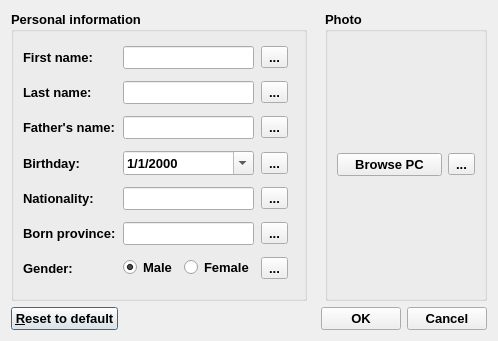
<?xml version="1.0" encoding="UTF-8"?>
<ui version="4.0">
 <class>InfoEditor</class>
 <widget class="QDialog" name="InfoEditor">
  <property name="geometry">
   <rect>
    <x>0</x>
    <y>0</y>
    <width>498</width>
    <height>341</height>
   </rect>
  </property>
  <property name="font">
   <font>
    <pointsize>10</pointsize>
    <bold>true</bold>
   </font>
  </property>
  <property name="windowTitle">
   <string/>
  </property>
  <layout class="QGridLayout" name="gridLayout_2">
   <item row="0" column="0">
    <widget class="QGroupBox" name="groupBoxInformation">
     <property name="sizePolicy">
      <sizepolicy hsizetype="MinimumExpanding" vsizetype="MinimumExpanding">
       <horstretch>0</horstretch>
       <verstretch>0</verstretch>
      </sizepolicy>
     </property>
     <property name="title">
      <string>Personal information</string>
     </property>
     <layout class="QGridLayout" name="layoutInformation" rowstretch="0,0,0,0,0,0,0,0">
      <property name="sizeConstraint">
       <enum>QLayout::SetNoConstraint</enum>
      </property>
      <property name="spacing">
       <number>7</number>
      </property>
      <item row="4" column="0">
       <widget class="QLabel" name="labelNationality">
        <property name="sizePolicy">
         <sizepolicy hsizetype="MinimumExpanding" vsizetype="Preferred">
          <horstretch>0</horstretch>
          <verstretch>0</verstretch>
         </sizepolicy>
        </property>
        <property name="text">
         <string>Nationality:</string>
        </property>
        <property name="buddy">
         <cstring>containerNationality</cstring>
        </property>
       </widget>
      </item>
      <item row="1" column="2">
       <widget class="QToolButton" name="buttonResetLastName">
        <property name="text">
         <string>...</string>
        </property>
        <property name="icon">
         <iconset resource="icons/resource.qrc">
          <normaloff>:/icons/reset.png</normaloff>:/icons/reset.png</iconset>
        </property>
        <property name="iconSize">
         <size>
          <width>24</width>
          <height>24</height>
         </size>
        </property>
       </widget>
      </item>
      <item row="2" column="0">
       <widget class="QLabel" name="labelFatherName">
        <property name="sizePolicy">
         <sizepolicy hsizetype="MinimumExpanding" vsizetype="Preferred">
          <horstretch>0</horstretch>
          <verstretch>0</verstretch>
         </sizepolicy>
        </property>
        <property name="text">
         <string>Father's name:</string>
        </property>
        <property name="buddy">
         <cstring>containerFatherName</cstring>
        </property>
       </widget>
      </item>
      <item row="1" column="0">
       <widget class="QLabel" name="labelLastName">
        <property name="sizePolicy">
         <sizepolicy hsizetype="MinimumExpanding" vsizetype="Preferred">
          <horstretch>0</horstretch>
          <verstretch>0</verstretch>
         </sizepolicy>
        </property>
        <property name="text">
         <string>Last name:</string>
        </property>
        <property name="buddy">
         <cstring>containerLastName</cstring>
        </property>
       </widget>
      </item>
      <item row="4" column="2">
       <widget class="QToolButton" name="buttonResetNationality">
        <property name="text">
         <string>...</string>
        </property>
        <property name="icon">
         <iconset resource="icons/resource.qrc">
          <normaloff>:/icons/reset.png</normaloff>:/icons/reset.png</iconset>
        </property>
        <property name="iconSize">
         <size>
          <width>24</width>
          <height>24</height>
         </size>
        </property>
       </widget>
      </item>
      <item row="2" column="2">
       <widget class="QToolButton" name="buttonResetFatherName">
        <property name="text">
         <string>...</string>
        </property>
        <property name="icon">
         <iconset resource="icons/resource.qrc">
          <normaloff>:/icons/reset.png</normaloff>:/icons/reset.png</iconset>
        </property>
        <property name="iconSize">
         <size>
          <width>24</width>
          <height>24</height>
         </size>
        </property>
       </widget>
      </item>
      <item row="1" column="1">
       <widget class="QLineEdit" name="containerLastName">
        <property name="sizePolicy">
         <sizepolicy hsizetype="MinimumExpanding" vsizetype="Fixed">
          <horstretch>50</horstretch>
          <verstretch>0</verstretch>
         </sizepolicy>
        </property>
        <property name="clearButtonEnabled">
         <bool>true</bool>
        </property>
       </widget>
      </item>
      <item row="0" column="1">
       <widget class="QLineEdit" name="containerFirstName">
        <property name="sizePolicy">
         <sizepolicy hsizetype="MinimumExpanding" vsizetype="Fixed">
          <horstretch>50</horstretch>
          <verstretch>0</verstretch>
         </sizepolicy>
        </property>
        <property name="clearButtonEnabled">
         <bool>true</bool>
        </property>
       </widget>
      </item>
      <item row="7" column="0">
       <widget class="QLabel" name="labelGender">
        <property name="sizePolicy">
         <sizepolicy hsizetype="MinimumExpanding" vsizetype="Preferred">
          <horstretch>0</horstretch>
          <verstretch>0</verstretch>
         </sizepolicy>
        </property>
        <property name="text">
         <string>Gender:</string>
        </property>
       </widget>
      </item>
      <item row="5" column="0">
       <widget class="QLabel" name="labelBornProvince">
        <property name="sizePolicy">
         <sizepolicy hsizetype="MinimumExpanding" vsizetype="Preferred">
          <horstretch>0</horstretch>
          <verstretch>0</verstretch>
         </sizepolicy>
        </property>
        <property name="text">
         <string>Born province:</string>
        </property>
        <property name="buddy">
         <cstring>containerBornProvince</cstring>
        </property>
       </widget>
      </item>
      <item row="2" column="1">
       <widget class="QLineEdit" name="containerFatherName">
        <property name="sizePolicy">
         <sizepolicy hsizetype="MinimumExpanding" vsizetype="Fixed">
          <horstretch>50</horstretch>
          <verstretch>0</verstretch>
         </sizepolicy>
        </property>
        <property name="clearButtonEnabled">
         <bool>true</bool>
        </property>
       </widget>
      </item>
      <item row="7" column="2" colspan="2">
       <widget class="QToolButton" name="buttonResetGender">
        <property name="text">
         <string>...</string>
        </property>
        <property name="icon">
         <iconset resource="icons/resource.qrc">
          <normaloff>:/icons/reset.png</normaloff>:/icons/reset.png</iconset>
        </property>
        <property name="iconSize">
         <size>
          <width>24</width>
          <height>24</height>
         </size>
        </property>
       </widget>
      </item>
      <item row="7" column="1">
       <layout class="QHBoxLayout" name="layoutGender">
        <item>
         <widget class="QRadioButton" name="radioButtonMale">
          <property name="text">
           <string>Male</string>
          </property>
          <property name="checked">
           <bool>true</bool>
          </property>
         </widget>
        </item>
        <item>
         <widget class="QRadioButton" name="radioButtonFemale">
          <property name="text">
           <string>Female</string>
          </property>
         </widget>
        </item>
       </layout>
      </item>
      <item row="5" column="1">
       <widget class="QLineEdit" name="containerBornProvince">
        <property name="sizePolicy">
         <sizepolicy hsizetype="MinimumExpanding" vsizetype="Fixed">
          <horstretch>50</horstretch>
          <verstretch>0</verstretch>
         </sizepolicy>
        </property>
        <property name="clearButtonEnabled">
         <bool>true</bool>
        </property>
       </widget>
      </item>
      <item row="0" column="0">
       <widget class="QLabel" name="labelFirstName">
        <property name="sizePolicy">
         <sizepolicy hsizetype="MinimumExpanding" vsizetype="Preferred">
          <horstretch>0</horstretch>
          <verstretch>0</verstretch>
         </sizepolicy>
        </property>
        <property name="text">
         <string>First name:</string>
        </property>
        <property name="buddy">
         <cstring>containerFirstName</cstring>
        </property>
       </widget>
      </item>
      <item row="0" column="2">
       <widget class="QToolButton" name="buttonResetFirstName">
        <property name="text">
         <string>...</string>
        </property>
        <property name="icon">
         <iconset resource="icons/resource.qrc">
          <normaloff>:/icons/reset.png</normaloff>:/icons/reset.png</iconset>
        </property>
        <property name="iconSize">
         <size>
          <width>24</width>
          <height>24</height>
         </size>
        </property>
       </widget>
      </item>
      <item row="3" column="1">
       <widget class="QDateEdit" name="containerBirthday">
        <property name="sizePolicy">
         <sizepolicy hsizetype="MinimumExpanding" vsizetype="Fixed">
          <horstretch>50</horstretch>
          <verstretch>0</verstretch>
         </sizepolicy>
        </property>
        <property name="font">
         <font>
          <pointsize>10</pointsize>
          <bold>true</bold>
          <stylestrategy>PreferAntialias</stylestrategy>
         </font>
        </property>
        <property name="accelerated">
         <bool>false</bool>
        </property>
        <property name="keyboardTracking">
         <bool>false</bool>
        </property>
        <property name="displayFormat">
         <string>M/d/yyyy</string>
        </property>
        <property name="calendarPopup">
         <bool>true</bool>
        </property>
        <property name="timeSpec">
         <enum>Qt::UTC</enum>
        </property>
       </widget>
      </item>
      <item row="3" column="2">
       <widget class="QToolButton" name="buttonResetBirthday">
        <property name="text">
         <string>...</string>
        </property>
        <property name="icon">
         <iconset resource="icons/resource.qrc">
          <normaloff>:/icons/reset.png</normaloff>:/icons/reset.png</iconset>
        </property>
        <property name="iconSize">
         <size>
          <width>24</width>
          <height>24</height>
         </size>
        </property>
       </widget>
      </item>
      <item row="5" column="2">
       <widget class="QToolButton" name="buttonResetBornProvince">
        <property name="text">
         <string>...</string>
        </property>
        <property name="icon">
         <iconset resource="icons/resource.qrc">
          <normaloff>:/icons/reset.png</normaloff>:/icons/reset.png</iconset>
        </property>
        <property name="iconSize">
         <size>
          <width>24</width>
          <height>24</height>
         </size>
        </property>
       </widget>
      </item>
      <item row="4" column="1">
       <widget class="QLineEdit" name="containerNationality">
        <property name="sizePolicy">
         <sizepolicy hsizetype="MinimumExpanding" vsizetype="Fixed">
          <horstretch>50</horstretch>
          <verstretch>0</verstretch>
         </sizepolicy>
        </property>
        <property name="clearButtonEnabled">
         <bool>true</bool>
        </property>
       </widget>
      </item>
      <item row="3" column="0">
       <widget class="QLabel" name="labelBirthday">
        <property name="sizePolicy">
         <sizepolicy hsizetype="MinimumExpanding" vsizetype="Preferred">
          <horstretch>0</horstretch>
          <verstretch>0</verstretch>
         </sizepolicy>
        </property>
        <property name="text">
         <string>Birthday:</string>
        </property>
        <property name="buddy">
         <cstring>containerBirthday</cstring>
        </property>
       </widget>
      </item>
     </layout>
    </widget>
   </item>
   <item row="2" column="0" colspan="4">
    <layout class="QHBoxLayout" name="layoutControl">
     <property name="topMargin">
      <number>0</number>
     </property>
     <item>
      <widget class="QPushButton" name="buttonResetAll">
       <property name="text">
        <string>&amp;Reset to default</string>
       </property>
      </widget>
     </item>
     <item>
      <spacer name="spacerButtonContainer">
       <property name="orientation">
        <enum>Qt::Horizontal</enum>
       </property>
       <property name="sizeHint" stdset="0">
        <size>
         <width>40</width>
         <height>20</height>
        </size>
       </property>
      </spacer>
     </item>
     <item>
      <widget class="QPushButton" name="buttonOk">
       <property name="text">
        <string>OK</string>
       </property>
      </widget>
     </item>
     <item>
      <widget class="QPushButton" name="buttonCancel">
       <property name="text">
        <string>Cancel</string>
       </property>
      </widget>
     </item>
    </layout>
   </item>
   <item row="0" column="3">
    <widget class="QGroupBox" name="groupBoxPhoto">
     <property name="title">
      <string>Photo</string>
     </property>
     <layout class="QVBoxLayout" name="layoutPhoto">
      <item>
       <layout class="QHBoxLayout" name="layoutPhotoController">
        <item>
         <widget class="QPushButton" name="buttonBrowsePC">
          <property name="sizePolicy">
           <sizepolicy hsizetype="MinimumExpanding" vsizetype="Fixed">
            <horstretch>0</horstretch>
            <verstretch>0</verstretch>
           </sizepolicy>
          </property>
          <property name="text">
           <string>Browse PC</string>
          </property>
         </widget>
        </item>
        <item>
         <widget class="QToolButton" name="buttonResetPhoto">
          <property name="sizePolicy">
           <sizepolicy hsizetype="Fixed" vsizetype="Fixed">
            <horstretch>0</horstretch>
            <verstretch>0</verstretch>
           </sizepolicy>
          </property>
          <property name="text">
           <string>...</string>
          </property>
          <property name="icon">
           <iconset resource="icons/resource.qrc">
            <normaloff>:/icons/reset.png</normaloff>:/icons/reset.png</iconset>
          </property>
          <property name="iconSize">
           <size>
            <width>24</width>
            <height>24</height>
           </size>
          </property>
         </widget>
        </item>
       </layout>
      </item>
     </layout>
    </widget>
   </item>
  </layout>
 </widget>
 <tabstops>
  <tabstop>containerFirstName</tabstop>
  <tabstop>containerLastName</tabstop>
  <tabstop>containerFatherName</tabstop>
  <tabstop>containerBirthday</tabstop>
  <tabstop>containerNationality</tabstop>
  <tabstop>containerBornProvince</tabstop>
  <tabstop>radioButtonMale</tabstop>
  <tabstop>radioButtonFemale</tabstop>
  <tabstop>buttonBrowsePC</tabstop>
  <tabstop>buttonOk</tabstop>
  <tabstop>buttonCancel</tabstop>
  <tabstop>buttonResetAll</tabstop>
  <tabstop>buttonResetFirstName</tabstop>
  <tabstop>buttonResetLastName</tabstop>
  <tabstop>buttonResetFatherName</tabstop>
  <tabstop>buttonResetBirthday</tabstop>
  <tabstop>buttonResetNationality</tabstop>
  <tabstop>buttonResetBornProvince</tabstop>
  <tabstop>buttonResetGender</tabstop>
  <tabstop>buttonResetPhoto</tabstop>
 </tabstops>
 <resources>
  <include location="icons/resource.qrc"/>
 </resources>
 <connections>
  <connection>
   <sender>buttonOk</sender>
   <signal>clicked()</signal>
   <receiver>InfoEditor</receiver>
   <slot>accept()</slot>
   <hints>
    <hint type="sourcelabel">
     <x>372</x>
     <y>297</y>
    </hint>
    <hint type="destinationlabel">
     <x>250</x>
     <y>160</y>
    </hint>
   </hints>
  </connection>
  <connection>
   <sender>buttonCancel</sender>
   <signal>clicked()</signal>
   <receiver>InfoEditor</receiver>
   <slot>reject()</slot>
   <hints>
    <hint type="sourcelabel">
     <x>453</x>
     <y>297</y>
    </hint>
    <hint type="destinationlabel">
     <x>250</x>
     <y>160</y>
    </hint>
   </hints>
  </connection>
 </connections>
</ui>
